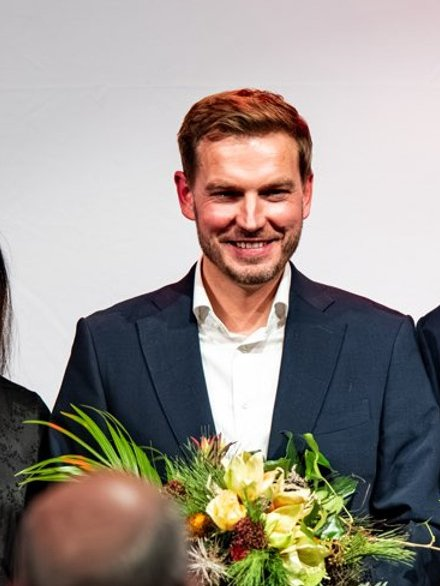
#> input picture video/insta/zinke.jpg, 440 x 586 px, given in place of logo-spd-soltau-weiss.png, which was not available
$ python compose.py
#> lines starting #> are read from the running program, lines starting #| are printed output that depends on the picture; after the words box and inside, x2 and y2 are one past the last pixel; in counts of white or black regions, pixels touching at a corner belong together; pictures that were not available may be replaced by others from this repository, and a replacement may not be noted
# Schneidet das Instagram-Video (1080×1920, 30 fps, ~30 s) aus Screencast, Texttafeln, Untertiteln und Sprecherstimme.
#   python video/compose.py
import asyncio, os, re, subprocess, sys, math, shutil
from pathlib import Path
from PIL import Image, ImageDraw, ImageFont, ImageFilter

ROOT = Path(__file__).resolve().parent.parent
V = ROOT / 'video'; TMP = V / 'tmp'; OUT = V / 'out'; FR = TMP / 'frames'; SC = TMP / 'sc'
FFMPEG = str(ROOT / 'node_modules' / 'ffmpeg-static' / 'ffmpeg.exe')
W, H, FPS = 1080, 1920, 30
ROT, SCHWARZ, WEISS = (227, 0, 15), (15, 15, 15), (255, 255, 255)
F_VERSAL = str(V / 'fonts' / 'thesans-versal-extrabold.ttf')
F_BOLD = str(V / 'fonts' / 'thesans-bold.ttf')
F_REG = str(V / 'fonts' / 'thesans-regular.ttf')
LOGO = ROOT / 'src' / 'images' / 'logo-spd-soltau-weiss.png'
VOICE = os.environ.get('VOICE', 'de-DE-KatjaNeural')

# ---------- Drehbuch ----------
TITLE_END, SC_END, TOTAL = 3.0, 26.0, 30.0
VOICE_SEGS = [  # (Startzeit, Text) – Segmente dürfen sich nicht überlappen
    (0.35, 'Moin Soltau! Die SPD Soltau hat eine neue Website.'),
    (5.0,  'Alles auf einen Blick: Aktuelles aus dem Rat, alle Termine und unser Team.'),
    (14.4, 'Unsere elf Ratsmitglieder – mit Foto und Kurzprofil.'),
    (20.4, 'Ihr habt ein Anliegen? Schreibt uns direkt – wir antworten.'),
    (26.3, 'Jetzt entdecken auf spd-soltau.de.'),
]
CAPTIONS = [  # (von, bis, Text)
    (3.0, 14.2, 'ALLES AUF EINEN BLICK:\nAKTUELLES, TERMINE, TEAM'),
    (14.2, 20.2, 'UNSERE 11 IM STADTRAT\nMIT FOTO UND PROFIL'),
    (20.2, 26.0, 'IHR ANLIEGEN?\nSCHREIBT UNS DIREKT.'),
]

def font(path, size): return ImageFont.truetype(path, size)

# [7 lines left out: function text_center, not called in this run]

def logo(height):
    im = Image.open(LOGO).convert('RGBA')
    return im.resize((round(im.width * height / im.height), height), Image.LANCZOS)

# [18 lines left out: functions title_card, end_card, not called in this run]

# Handy-Rahmen: Inhalt 700×1517 (9:19.5), Rand 16 px, abgerundet
PW, PH_, BZ, R_OUT, R_IN = 700, 1517, 16, 60, 44
PX, PY = (W - PW - 2 * BZ) // 2, 180

def phone_mask():
    m = Image.new('L', (PW, PH_), 0); ImageDraw.Draw(m).rounded_rectangle((0, 0, PW - 1, PH_ - 1), R_IN, fill=255); return m
#> after `m = Image.new('L', (PW, PH_), 0)`: m: PIL image 700x1517 L; every value is 0
#> after `ImageDraw.Draw(m).rounded_rectangle((0, 0, PW - 1, PH_ - 1), R_IN, fil`:
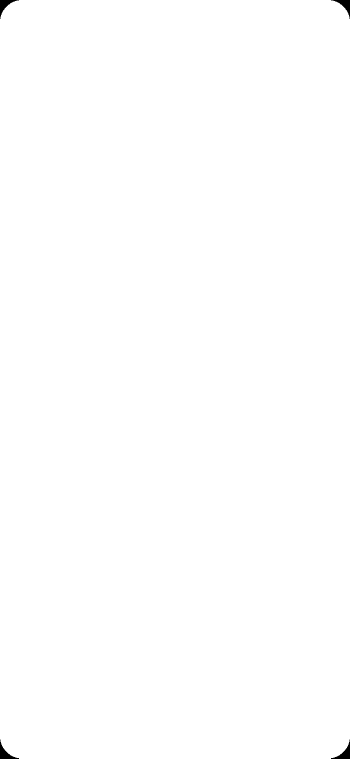
#> m: PIL image 700x1517 L (shown at 1/2 size); 99.8% white; 4 black regions, box (x1, y1, x2, y2) and area: (0, 0, 38, 38) 427, (662, 0, 700, 38) 427, (0, 1479, 38, 1517) 427, (662, 1479, 700, 1517) 427
MASK = phone_mask()

def background():
    im = Image.new('RGB', (W, H), ROT); d = ImageDraw.Draw(im)
#> after `im = Image.new('RGB', (W, H), ROT)`:
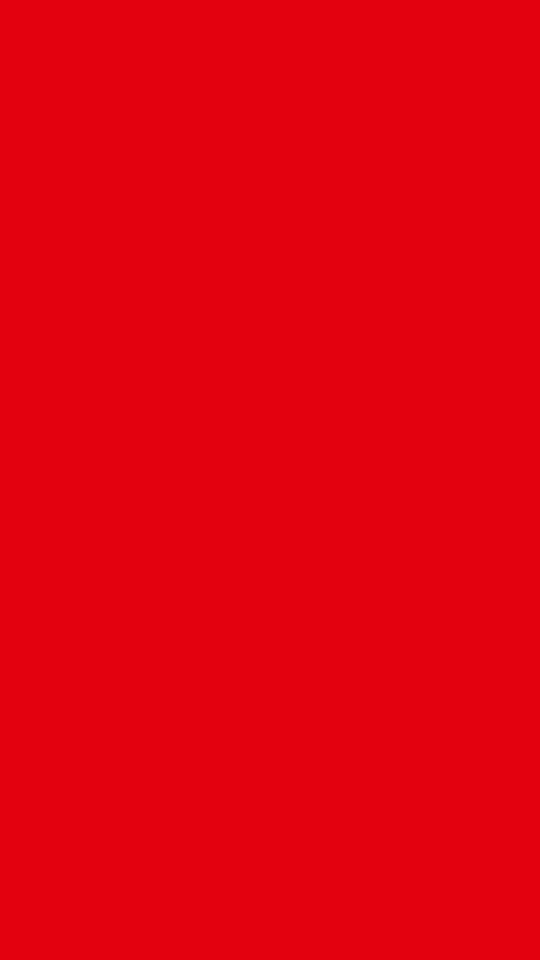
#> im: PIL image 1080x1920 RGB (shown at 1/2 size); mean R, G, B 227, 0, 15
    lg = logo(96); im.paste(lg, ((W - lg.width) // 2, 48), lg)
#> in logo, `return im.resize((round(im.width * height / im.height), height), Image..`:
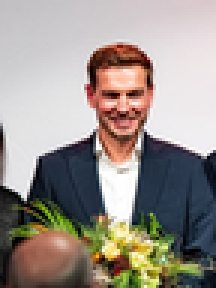
#> returned value: PIL image 72x96 RGBA (shown 3 times larger); mean R, G, B, A 155.3, 147.6, 140.5, 255
    # Schatten + Bezel
    sh = Image.new('RGBA', (W, H), (0, 0, 0, 0)); sd = ImageDraw.Draw(sh)
#> after `sh = Image.new('RGBA', (W, H), (0, 0, 0, 0))`: sh: PIL image 1080x1920 RGBA; every value is 0
    sd.rounded_rectangle((PX + 18, PY + 26, PX + PW + 2 * BZ + 18, PY + PH_ + 2 * BZ + 26), R_OUT, fill=(0, 0, 0, 120))
    sh = sh.filter(ImageFilter.GaussianBlur(22)); im.paste(sh, (0, 0), sh)
#> after `sh = sh.filter(ImageFilter.GaussianBlur(22))`:
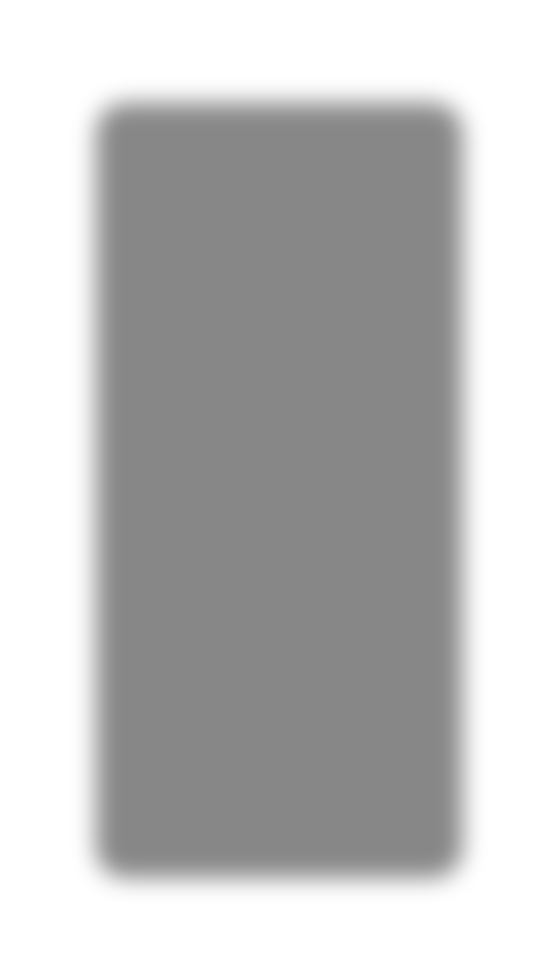
#> sh: PIL image 1080x1920 RGBA (shown at 1/2 size); mean R, G, B, A 0, 0, 0, 65.6; transparent parts drawn white
#> after `im.paste(sh, (0, 0), sh)`:
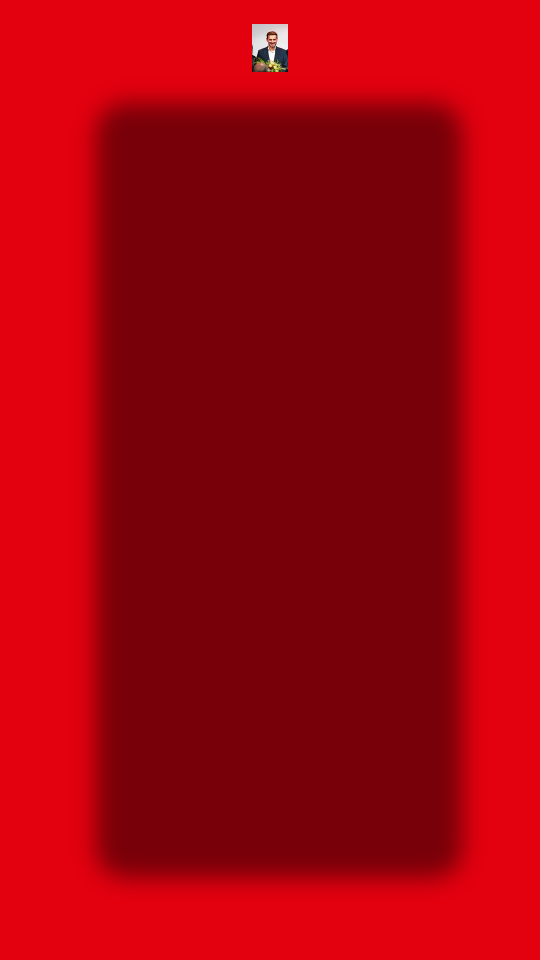
#> im: PIL image 1080x1920 RGB (shown at 1/2 size); mean R, G, B 168.3, 0.5, 11.6
    d.rounded_rectangle((PX, PY, PX + PW + 2 * BZ, PY + PH_ + 2 * BZ), R_OUT, fill=SCHWARZ)
    return im
BG = background()
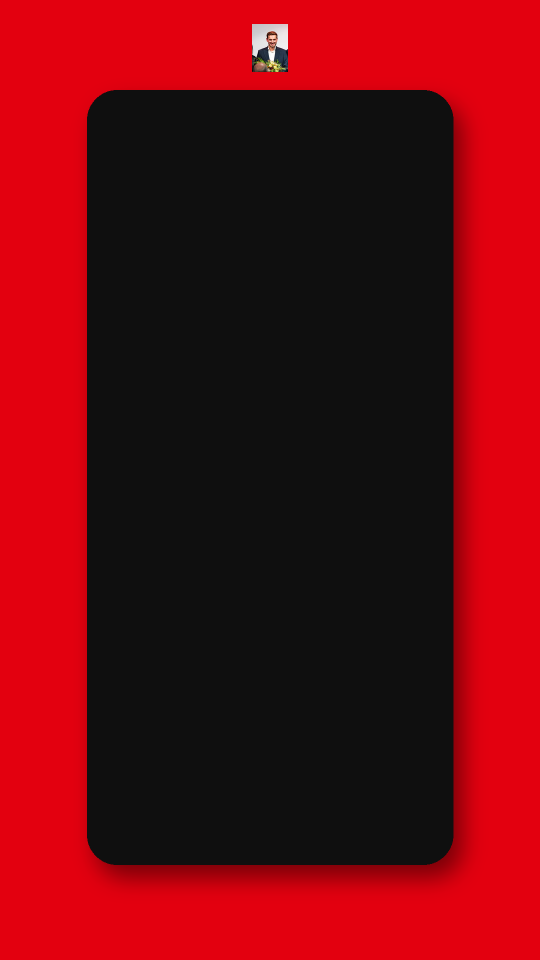
#> BG: PIL image 1080x1920 RGB (shown at 1/2 size); mean R, G, B 108.1, 8.7, 15.2

def caption_layer(text):
    layer = Image.new('RGBA', (W, H), (0, 0, 0, 0)); d = ImageDraw.Draw(layer)
    fnt = font(F_VERSAL, 54); lines = text.split('\n'); lh = 64
    y = PY + PH_ + 2 * BZ + 34
    for line in lines:
        w = d.textlength(line, font=fnt)
        d.text(((W - w) / 2, y), line, font=fnt, fill=WEISS); y += lh
#> this loop made 2 passes
#> w on passes 1 to 2: 663.8, 764.3
#> after the loop, y = 1891
    return layer
CAP_LAYERS = [(a, b, caption_layer(t)) for a, b, t in CAPTIONS]
#> the loop in caption_layer (call 2), `for line in lines:` made 2 passes
#> w on passes 1 to 2: 678.4, 607.2
#> CAP_LAYERS = 3 items

def fade(im, alpha):  # alpha 0..1 → schwarz
    if alpha >= 1: return im
    return Image.blend(Image.new('RGB', im.size, SCHWARZ), im, alpha)

# [4 lines left out: function run, not called in this run]

def duration(path):
    r = subprocess.run([FFMPEG, '-hide_banner', '-i', str(path)], capture_output=True, text=True)
    m = re.search(r'Duration: (\d+):(\d+):([\d.]+)', r.stderr); return int(m[1]) * 3600 + int(m[2]) * 60 + float(m[3])

# [8 lines left out: function speech_end, not called in this run]

async def tts():
    import edge_tts, hashlib
    paths = []
    for _, text in VOICE_SEGS:
        p = TMP / ('voice-' + hashlib.md5((VOICE + text).encode()).hexdigest()[:10] + '.mp3')
        if not p.exists():
            await edge_tts.Communicate(text, VOICE, rate='+4%').save(str(p))
        paths.append(p)
    return paths

def main():
    for d in (FR, SC, OUT): d.mkdir(parents=True, exist_ok=True)
    for f in FR.glob('*.jpg'): f.unlink()
    for f in SC.glob('*.jpg'): f.unlink()
    # 1) Sprecherstimme
    voices = asyncio.run(tts())
    durs = [speech_end(p) for p in voices]
    for (t, txt), dur in zip(VOICE_SEGS, durs): print(f'  Stimme {t:5.1f}s + {dur:4.1f}s  bis {t + dur:5.1f}s  {txt}')
    for (t0, _), d0, (t1, _) in zip(VOICE_SEGS, durs, VOICE_SEGS[1:]):
        if t0 + d0 > t1: print(f'  WARNUNG: Überlappung bei {t1}s');
    # 2) Screencast in Einzelbilder (30 fps)
    sc_len = SC_END - TITLE_END
    run([FFMPEG, '-hide_banner', '-loglevel', 'error', '-y', '-i', str(TMP / 'screencast.webm'), '-t', str(sc_len), '-vf', f'fps={FPS}', '-q:v', '3', str(SC / '%05d.jpg')])
    sc_frames = sorted(SC.glob('*.jpg')); print('  Screencast-Frames:', len(sc_frames))
    # 3) Bilder zusammensetzen
    title, end = title_card(), end_card()
    n = int(TOTAL * FPS)
    for i in range(n):
        t = i / FPS
        if t < TITLE_END:
            a = min(1, t / 0.5) * min(1, (TITLE_END - t) / 0.35)
            im = fade(title, a)
        elif t < SC_END:
            k = min(len(sc_frames) - 1, int((t - TITLE_END) * FPS))
            fr = Image.open(sc_frames[k]).convert('RGB').resize((PW, PH_), Image.LANCZOS)
            im = BG.copy(); im.paste(fr, (PX + BZ, PY + BZ), MASK)
            for a0, b0, layer in CAP_LAYERS:
                if a0 <= t < b0:
                    ca = min(1, (t - a0) / 0.3) * min(1, (b0 - t) / 0.25)
                    if ca < 1: layer = Image.eval(layer.split()[3], lambda v, ca=ca: int(v * ca)); layer = Image.merge('RGBA', (*Image.new('RGB', (W, H), WEISS).split(), layer))
                    im.paste(layer, (0, 0), layer)
            a = min(1, (t - TITLE_END) / 0.35) * min(1, (SC_END - t) / 0.35)
            im = fade(im, a)
        else:
            a = min(1, (t - SC_END) / 0.4) * min(1, (TOTAL - t) / 0.6)
            im = fade(end, a)
        im.save(FR / f'{i:05d}.jpg', quality=92)
        if i % 150 == 0: print(f'  Bild {i}/{n}')
    # 4) Ton: Segmente zeitlich platzieren und mischen
    inputs = []; filt = []
    for i, (p, (t, _)) in enumerate(zip(voices, VOICE_SEGS)):
        inputs += ['-i', str(p)]; ms = int(t * 1000); filt.append(f'[{i}]atrim=0:{durs[i] + 0.15:.2f},aresample=48000,adelay={ms}|{ms}[a{i}]')
    filt.append(''.join(f'[a{i}]' for i in range(len(voices))) + f'amix=inputs={len(voices)}:normalize=0:dropout_transition=0,volume=1.6,apad=whole_dur={TOTAL}[a]')
    audio = TMP / 'audio.m4a'
    run([FFMPEG, '-hide_banner', '-loglevel', 'error', '-y', *inputs, '-filter_complex', ';'.join(filt), '-map', '[a]', '-t', str(TOTAL), '-c:a', 'aac', '-b:a', '160k', str(audio)])
    # 5) Encodieren
    out = OUT / 'spd-soltau-instagram-9x16.mp4'
    run([FFMPEG, '-hide_banner', '-loglevel', 'error', '-y', '-framerate', str(FPS), '-i', str(FR / '%05d.jpg'), '-i', str(audio),
         '-c:v', 'libx264', '-preset', 'medium', '-crf', '19', '-pix_fmt', 'yuv420p', '-r', str(FPS), '-c:a', 'copy', '-shortest', '-movflags', '+faststart', str(out)])
    print('  Fertig:', out, round(out.stat().st_size / 1e6, 1), 'MB')

if __name__ == '__main__': main()
#> (the call stopped at `async def tts(): import edge_tts, hashlib paths = [] for _, text in VO..`: edge_tts is not available in this run)
